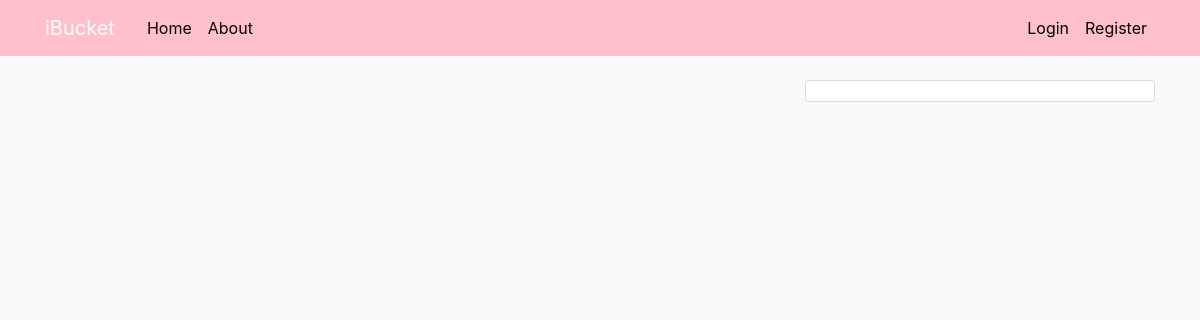
The app's page /home, older data.
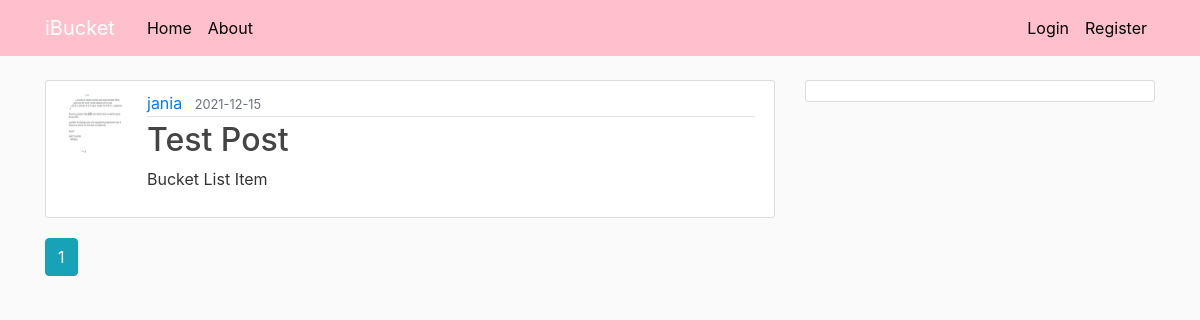
The same page, newer data.
### flaskblog/models.py (models this page shows, shortened)
class Post(db.Model):
    id = db.Column(db.Integer, primary_key=True)
    title = db.Column(db.String(100), nullable=False)
    date_posted = db.Column(db.DateTime, nullable=False, default=datetime.utcnow)
    content = db.Column(db.Text, nullable=False)
    user_id = db.Column(db.Integer, db.ForeignKey('user.id'), nullable=False)

class User(db.Model, UserMixin):
    id = db.Column(db.Integer, primary_key=True)
    username = db.Column(db.String(20), unique=True, nullable=False)
    email = db.Column(db.String(120), unique=True, nullable=False)
    image_file = db.Column(db.String(20), nullable=False, default='default.jpg')
    password = db.Column(db.String(60), nullable=False)
    posts = db.relationship('Post', backref='author', lazy=True)

### flaskblog/routes.py (the view)
@app.route("/")
@app.route("/home")
def home():
    page = request.args.get('page', 1, type=int)
    posts = Post.query.order_by(Post.date_posted.desc()).paginate(page=page, per_page=5)
    return render_template('home.html', posts=posts)

### flaskblog/templates/home.html
{% extends "layout.html" %}
{% block content %}
    {% for post in posts.items %}
        <article class="media content-section">
          <img class="rounded-circle article-img" src="{{ url_for('static', filename='profile_pics/' + post.author.image_file) }}">
          <div class="media-body">
            <div class="article-metadata">
              <a class="mr-2" href="{{ url_for('user_posts', username=post.author.username) }}">{{ post.author.username }}</a>
              <small class="text-muted">{{ post.date_posted.strftime('%Y-%m-%d') }}</small>
            </div>
            <h2><a class="article-title" href="{{ url_for('post', post_id=post.id) }}">{{ post.title }}</a></h2>
            <p class="article-content">{{ post.content }}</p>
          </div>
        </article>
    {% endfor %}
    {% for page_num in posts.iter_pages(left_edge=1, right_edge=1, left_current=1, right_current=2) %}
      {% if page_num %}
        {% if posts.page == page_num %}
          <a class="btn btn-info mb-4" href="{{ url_for('home', page=page_num) }}">{{ page_num }}</a>
        {% else %}
          <a class="btn btn-outline-info mb-4" href="{{ url_for('home', page=page_num) }}">{{ page_num }}</a>
        {% endif %}
      {% else %}
        ...
      {% endif %}
    {% endfor %}
{% endblock content %}

Row changes from the older to the newer data that the page shows:
added Post: image_file (picture), author.username "jania", date_posted "2021-12-15", title "Test Post", content "Bucket List Item"
Text that changed along with them:
new list line: "1"
